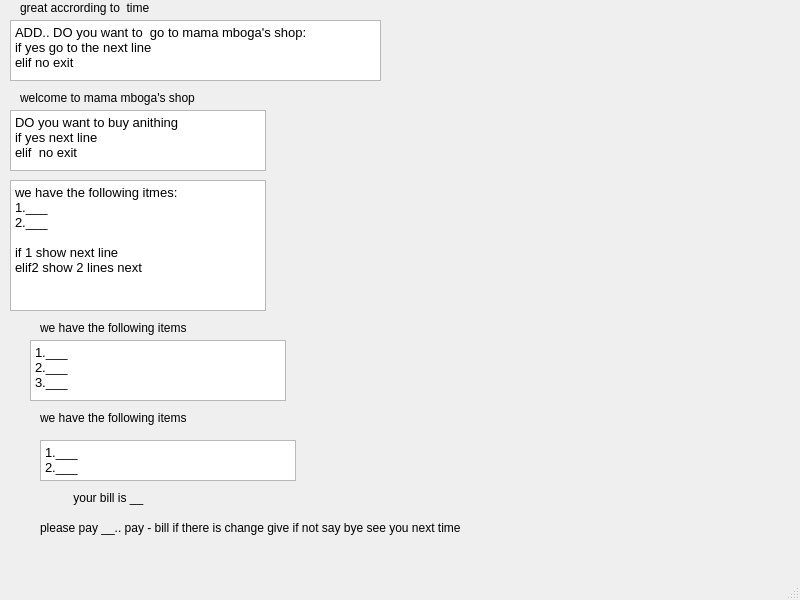
<?xml version="1.0" encoding="UTF-8"?>
<ui version="4.0">
 <class>MainWindow</class>
 <widget class="QMainWindow" name="MainWindow">
  <property name="geometry">
   <rect>
    <x>0</x>
    <y>0</y>
    <width>800</width>
    <height>600</height>
   </rect>
  </property>
  <property name="windowTitle">
   <string>MainWindow</string>
  </property>
  <widget class="QWidget" name="centralwidget">
   <widget class="QLabel" name="label">
    <property name="geometry">
     <rect>
      <x>20</x>
      <y>0</y>
      <width>151</width>
      <height>16</height>
     </rect>
    </property>
    <property name="text">
     <string>great accrording to  time</string>
    </property>
   </widget>
   <widget class="QTextBrowser" name="textBrowser_4">
    <property name="geometry">
     <rect>
      <x>30</x>
      <y>340</y>
      <width>256</width>
      <height>61</height>
     </rect>
    </property>
    <property name="html">
     <string>&lt;!DOCTYPE HTML PUBLIC &quot;-//W3C//DTD HTML 4.0//EN&quot; &quot;http://www.w3.org/TR/REC-html40/strict.dtd&quot;&gt;
&lt;html&gt;&lt;head&gt;&lt;meta name=&quot;qrichtext&quot; content=&quot;1&quot; /&gt;&lt;style type=&quot;text/css&quot;&gt;
p, li { white-space: pre-wrap; }
&lt;/style&gt;&lt;/head&gt;&lt;body style=&quot; font-family:'Ubuntu'; font-size:10pt; font-weight:400; font-style:normal;&quot;&gt;
&lt;p style=&quot; margin-top:0px; margin-bottom:0px; margin-left:0px; margin-right:0px; -qt-block-indent:0; text-indent:0px;&quot;&gt;1.___&lt;/p&gt;
&lt;p style=&quot; margin-top:0px; margin-bottom:0px; margin-left:0px; margin-right:0px; -qt-block-indent:0; text-indent:0px;&quot;&gt;2.___&lt;/p&gt;
&lt;p style=&quot; margin-top:0px; margin-bottom:0px; margin-left:0px; margin-right:0px; -qt-block-indent:0; text-indent:0px;&quot;&gt;3.___&lt;/p&gt;&lt;/body&gt;&lt;/html&gt;</string>
    </property>
   </widget>
   <widget class="QLabel" name="label_4">
    <property name="geometry">
     <rect>
      <x>40</x>
      <y>410</y>
      <width>171</width>
      <height>16</height>
     </rect>
    </property>
    <property name="text">
     <string>we have the following items</string>
    </property>
   </widget>
   <widget class="QTextBrowser" name="textBrowser_2">
    <property name="geometry">
     <rect>
      <x>10</x>
      <y>110</y>
      <width>256</width>
      <height>61</height>
     </rect>
    </property>
    <property name="html">
     <string>&lt;!DOCTYPE HTML PUBLIC &quot;-//W3C//DTD HTML 4.0//EN&quot; &quot;http://www.w3.org/TR/REC-html40/strict.dtd&quot;&gt;
&lt;html&gt;&lt;head&gt;&lt;meta name=&quot;qrichtext&quot; content=&quot;1&quot; /&gt;&lt;style type=&quot;text/css&quot;&gt;
p, li { white-space: pre-wrap; }
&lt;/style&gt;&lt;/head&gt;&lt;body style=&quot; font-family:'Ubuntu'; font-size:10pt; font-weight:400; font-style:normal;&quot;&gt;
&lt;p style=&quot; margin-top:0px; margin-bottom:0px; margin-left:0px; margin-right:0px; -qt-block-indent:0; text-indent:0px;&quot;&gt;DO you want to buy anithing&lt;/p&gt;
&lt;p style=&quot; margin-top:0px; margin-bottom:0px; margin-left:0px; margin-right:0px; -qt-block-indent:0; text-indent:0px;&quot;&gt;if yes next line&lt;/p&gt;
&lt;p style=&quot; margin-top:0px; margin-bottom:0px; margin-left:0px; margin-right:0px; -qt-block-indent:0; text-indent:0px;&quot;&gt;elif  no exit&lt;/p&gt;&lt;/body&gt;&lt;/html&gt;</string>
    </property>
   </widget>
   <widget class="QLabel" name="label_2">
    <property name="geometry">
     <rect>
      <x>20</x>
      <y>90</y>
      <width>201</width>
      <height>16</height>
     </rect>
    </property>
    <property name="text">
     <string>welcome to mama mboga's shop</string>
    </property>
   </widget>
   <widget class="QTextBrowser" name="textBrowser">
    <property name="geometry">
     <rect>
      <x>10</x>
      <y>20</y>
      <width>371</width>
      <height>61</height>
     </rect>
    </property>
    <property name="html">
     <string>&lt;!DOCTYPE HTML PUBLIC &quot;-//W3C//DTD HTML 4.0//EN&quot; &quot;http://www.w3.org/TR/REC-html40/strict.dtd&quot;&gt;
&lt;html&gt;&lt;head&gt;&lt;meta name=&quot;qrichtext&quot; content=&quot;1&quot; /&gt;&lt;style type=&quot;text/css&quot;&gt;
p, li { white-space: pre-wrap; }
&lt;/style&gt;&lt;/head&gt;&lt;body style=&quot; font-family:'Ubuntu'; font-size:10pt; font-weight:400; font-style:normal;&quot;&gt;
&lt;p style=&quot; margin-top:0px; margin-bottom:0px; margin-left:0px; margin-right:0px; -qt-block-indent:0; text-indent:0px;&quot;&gt;ADD.. DO you want to  go to mama mboga's shop:  &lt;/p&gt;
&lt;p style=&quot; margin-top:0px; margin-bottom:0px; margin-left:0px; margin-right:0px; -qt-block-indent:0; text-indent:0px;&quot;&gt;if yes go to the next line&lt;/p&gt;
&lt;p style=&quot; margin-top:0px; margin-bottom:0px; margin-left:0px; margin-right:0px; -qt-block-indent:0; text-indent:0px;&quot;&gt;elif no exit&lt;/p&gt;&lt;/body&gt;&lt;/html&gt;</string>
    </property>
   </widget>
   <widget class="QLabel" name="label_6">
    <property name="geometry">
     <rect>
      <x>40</x>
      <y>520</y>
      <width>461</width>
      <height>16</height>
     </rect>
    </property>
    <property name="text">
     <string>please pay __.. pay - bill if there is change give if not say bye see you next time</string>
    </property>
   </widget>
   <widget class="QTextBrowser" name="textBrowser_3">
    <property name="geometry">
     <rect>
      <x>10</x>
      <y>180</y>
      <width>256</width>
      <height>131</height>
     </rect>
    </property>
    <property name="html">
     <string>&lt;!DOCTYPE HTML PUBLIC &quot;-//W3C//DTD HTML 4.0//EN&quot; &quot;http://www.w3.org/TR/REC-html40/strict.dtd&quot;&gt;
&lt;html&gt;&lt;head&gt;&lt;meta name=&quot;qrichtext&quot; content=&quot;1&quot; /&gt;&lt;style type=&quot;text/css&quot;&gt;
p, li { white-space: pre-wrap; }
&lt;/style&gt;&lt;/head&gt;&lt;body style=&quot; font-family:'Ubuntu'; font-size:10pt; font-weight:400; font-style:normal;&quot;&gt;
&lt;p style=&quot; margin-top:0px; margin-bottom:0px; margin-left:0px; margin-right:0px; -qt-block-indent:0; text-indent:0px;&quot;&gt;we have the following itmes:&lt;/p&gt;
&lt;p style=&quot; margin-top:0px; margin-bottom:0px; margin-left:0px; margin-right:0px; -qt-block-indent:0; text-indent:0px;&quot;&gt;1.___&lt;/p&gt;
&lt;p style=&quot; margin-top:0px; margin-bottom:0px; margin-left:0px; margin-right:0px; -qt-block-indent:0; text-indent:0px;&quot;&gt;2.___&lt;/p&gt;
&lt;p style=&quot;-qt-paragraph-type:empty; margin-top:0px; margin-bottom:0px; margin-left:0px; margin-right:0px; -qt-block-indent:0; text-indent:0px;&quot;&gt;&lt;br /&gt;&lt;/p&gt;
&lt;p style=&quot; margin-top:0px; margin-bottom:0px; margin-left:0px; margin-right:0px; -qt-block-indent:0; text-indent:0px;&quot;&gt;if 1 show next line&lt;/p&gt;
&lt;p style=&quot; margin-top:0px; margin-bottom:0px; margin-left:0px; margin-right:0px; -qt-block-indent:0; text-indent:0px;&quot;&gt;elif2 show 2 lines next&lt;/p&gt;&lt;/body&gt;&lt;/html&gt;</string>
    </property>
   </widget>
   <widget class="QLabel" name="label_3">
    <property name="geometry">
     <rect>
      <x>40</x>
      <y>320</y>
      <width>171</width>
      <height>16</height>
     </rect>
    </property>
    <property name="text">
     <string>we have the following items</string>
    </property>
   </widget>
   <widget class="QTextBrowser" name="textBrowser_5">
    <property name="geometry">
     <rect>
      <x>40</x>
      <y>440</y>
      <width>256</width>
      <height>41</height>
     </rect>
    </property>
    <property name="html">
     <string>&lt;!DOCTYPE HTML PUBLIC &quot;-//W3C//DTD HTML 4.0//EN&quot; &quot;http://www.w3.org/TR/REC-html40/strict.dtd&quot;&gt;
&lt;html&gt;&lt;head&gt;&lt;meta name=&quot;qrichtext&quot; content=&quot;1&quot; /&gt;&lt;style type=&quot;text/css&quot;&gt;
p, li { white-space: pre-wrap; }
&lt;/style&gt;&lt;/head&gt;&lt;body style=&quot; font-family:'Ubuntu'; font-size:10pt; font-weight:400; font-style:normal;&quot;&gt;
&lt;p style=&quot; margin-top:0px; margin-bottom:0px; margin-left:0px; margin-right:0px; -qt-block-indent:0; text-indent:0px;&quot;&gt;1.___&lt;/p&gt;
&lt;p style=&quot; margin-top:0px; margin-bottom:0px; margin-left:0px; margin-right:0px; -qt-block-indent:0; text-indent:0px;&quot;&gt;2.___&lt;/p&gt;&lt;/body&gt;&lt;/html&gt;</string>
    </property>
   </widget>
   <widget class="QLabel" name="label_5">
    <property name="geometry">
     <rect>
      <x>70</x>
      <y>490</y>
      <width>91</width>
      <height>16</height>
     </rect>
    </property>
    <property name="text">
     <string> your bill is __</string>
    </property>
   </widget>
  </widget>
  <widget class="QMenuBar" name="menubar">
   <property name="geometry">
    <rect>
     <x>0</x>
     <y>0</y>
     <width>800</width>
     <height>22</height>
    </rect>
   </property>
  </widget>
  <widget class="QStatusBar" name="statusbar"/>
 </widget>
 <resources/>
 <connections/>
</ui>
